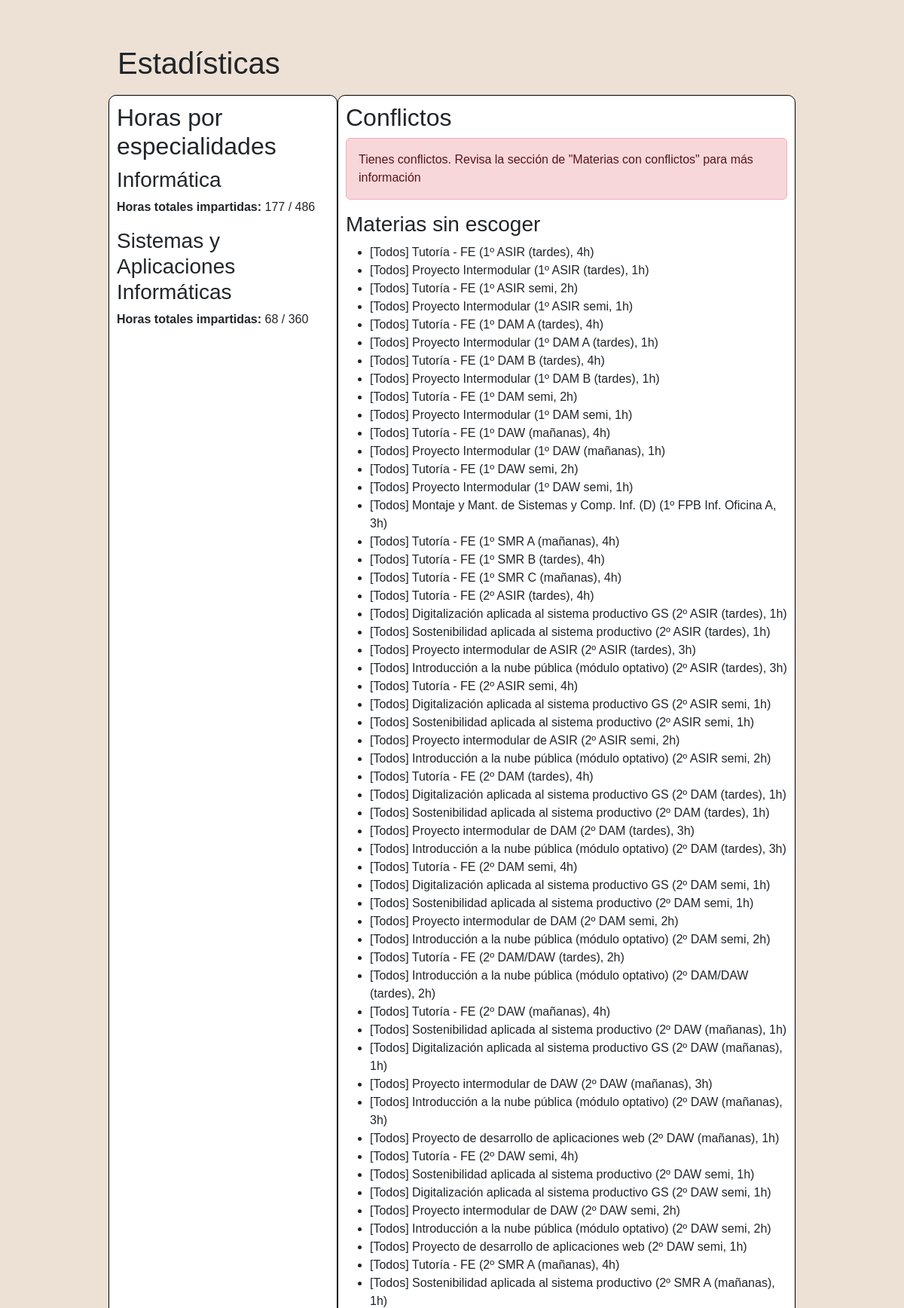
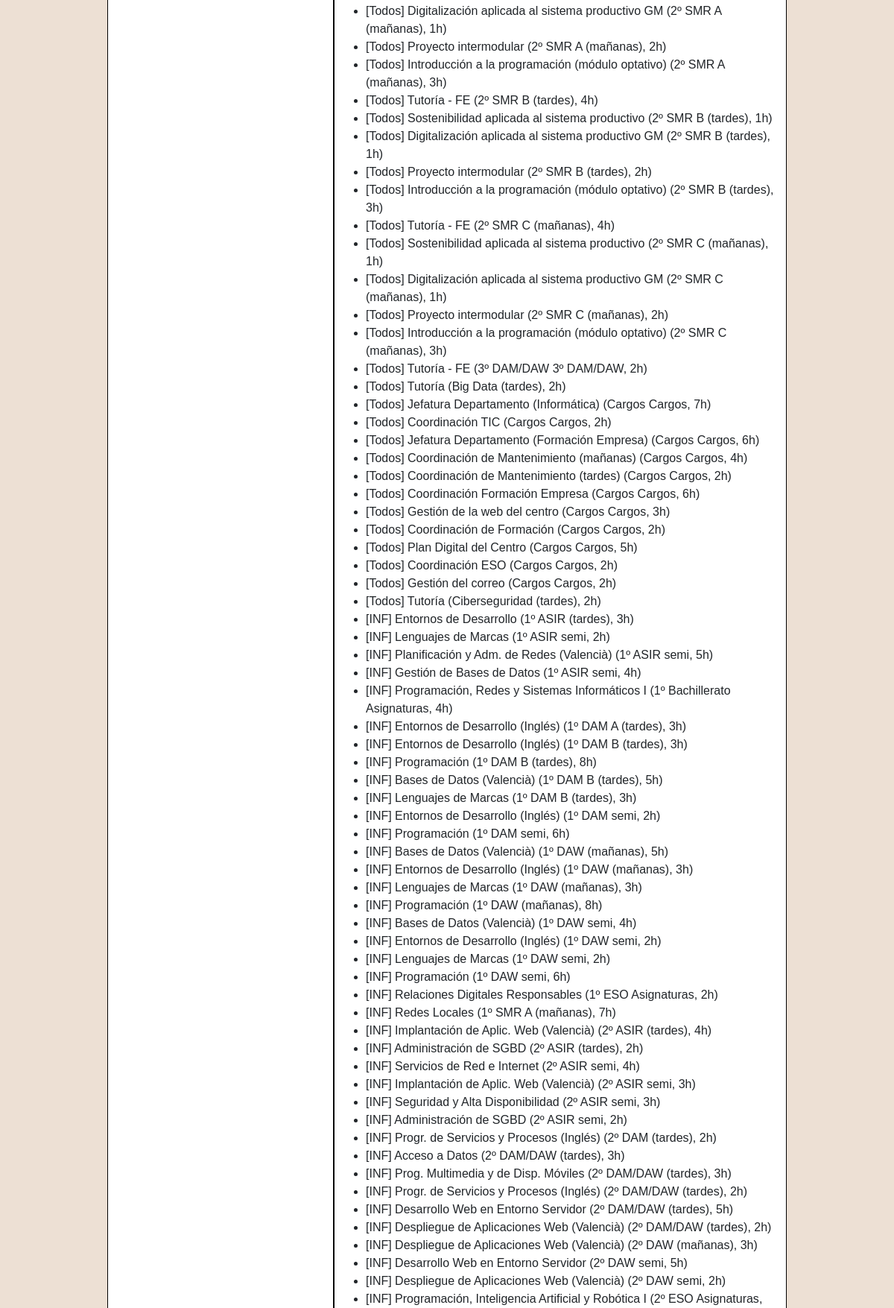
Screenshot of /v3/estadisticas.php?idEscenario=2 (signed in, upper part) with the database file from the repository (2 pictures, top to bottom).
### tables this page shows
CREATE TABLE IF NOT EXISTS `especialidades` (
  `id` varchar(3) NOT NULL,
  `descripcion` varchar(50) NOT NULL,
  `idDepartamento` int(11) NOT NULL,
  `horasTutoria` int(11) DEFAULT NULL,
  `horasIngles` int(11) DEFAULT NULL,
  `profesores` decimal(11,0) NOT NULL DEFAULT '0',
  PRIMARY KEY (`id`)
);

CREATE TABLE IF NOT EXISTS `materias_grupos` (
  `idMateria` int(11) NOT NULL,
  `idGrupo` int(11) NOT NULL,
  `cantidad` int(11) NOT NULL,
  `horas` int(11) NOT NULL,
  `horas_complementarias` int(11) NOT NULL,
  `min_num_profesores` int(11) NOT NULL,
  `max_grupos_profesor` int(11) NOT NULL,
  PRIMARY KEY (`idMateria`,`idGrupo`)
);

CREATE TABLE IF NOT EXISTS `materias` (
  `id` int(11) NOT NULL AUTO_INCREMENT,
  `nombre` varchar(100) NOT NULL,
  `idCurso` int(11) NOT NULL,
  `idDepartamento` int(11) DEFAULT NULL,
  `cantidad` int(11) NOT NULL DEFAULT '1',
  `horas` int(11) NOT NULL,
  `horas_complementarias` int(11) NOT NULL DEFAULT '0',
  `grupo` varchar(5) NOT NULL,
  `idEspecialidad` varchar(3) DEFAULT NULL,
  `computables_horas_grupo` tinyint(1) NOT NULL DEFAULT '1',
  `asignada_directiva` tinyint(4) NOT NULL DEFAULT '0',
  `min_num_profesores` int(11) NOT NULL DEFAULT '0',
  `max_grupos_profesor` int(11) NOT NULL DEFAULT '0',
  `tiene_programacion` tinyint(1) NOT NULL DEFAULT '1',
  `tipo` enum('TUTORIA','INGLES','OTRA') NOT NULL DEFAULT 'OTRA',
  `divisible` tinyint(4) NOT NULL DEFAULT '1',
  `horas_empresa` int(11) NOT NULL DEFAULT '0',
  `codigo_oficial` varchar(20) DEFAULT NULL,
  `nombre_oficial` varchar(200) DEFAULT NULL,
  `creditos_ects` int(11) DEFAULT NULL,
  `horas_anuales` int(11) DEFAULT NULL,
  PRIMARY KEY (`id`)
);

CREATE TABLE IF NOT EXISTS `grupos` (
  `id` int(11) NOT NULL AUTO_INCREMENT,
  `nombre` varchar(20) NOT NULL,
  `abreviatura` varchar(10) NOT NULL,
  `idCurso` int(11) NOT NULL,
  `orden` int(11) DEFAULT NULL,
  `mostrar` tinyint(4) NOT NULL,
  `horas_complementarias_dual` int(11) NOT NULL DEFAULT '0',
  PRIMARY KEY (`id`)
);

### v3/estadisticas.php (the view, shortened to what this page needs)
<?php
    include('includes/database.php');
    function marcaProfesor($idProfesores, $nombresProfesores)
    {
        $result = array();
        for($i = 0; $i < count($idProfesores); $i++)
        {
            if (!empty($_SESSION['idUsuario']) && $_SESSION['idUsuario'] == $idProfesores[$i])
                $result[] = '<strong>' . $nombresProfesores[$i] . '</strong>';
            else
                $result[] = $nombresProfesores[$i];
        }
        return $result;
    }
?>
<!DOCTYPE html>
<html>
    <head>
        <link href="https://cdn.jsdelivr.net/npm/bootstrap@5.3.8/dist/css/bootstrap.min.css" rel="stylesheet">
        <link rel="stylesheet" href="css/estilos.css?v=3" />
    </head>
    <body>
    <div class="panelcentral">
        <h1>Estadísticas</h1>
        <div class="row">
            <div class="panelst col-md-4" style="margin-top:10px;padding:10px">
                <h2 class="stats">Horas por especialidades</h2>
                <?php
                    $resultDepto = mysqli_query($db, "SELECT * FROM especialidades WHERE idDepartamento = " . $_SESSION['departamentoUsuario']);
                    $horas = array();
                    while ($fila = mysqli_fetch_assoc($resultDepto))
                    {
                        $horas[$fila['id']] = array('descripcion' => $fila['descripcion'], 'tutoria' => $fila['horasTutoria'], 'ingles' => $fila['horasIngles'], 'profesores' => $fila['profesores']);
                    }
                    foreach($horas as $esp => $valores)
                    {
                        $idEsp = $esp;
                        $nomEsp = $valores['descripcion'];
                        $profesores = $valores['profesores'];
                        echo '<div class="panelstats">';
                        echo "<h3>$nomEsp</h3>";
                        echo '<div>';
                        $resultAux = mysqli_query($db, "SELECT SUM(seleccion.horas) AS suma FROM profesores, seleccion WHERE profesores.id = seleccion.idProfesor AND profesores.idEspecialidad='$idEsp' AND seleccion.idEscenario=" . $_REQUEST['idEscenario'] . " AND profesores.idDepartamento=" . $_SESSION['departamentoUsuario']);
                        $fila = mysqli_fetch_assoc($resultAux);
                        echo '<p><strong>Horas totales impartidas: </strong>' . (empty($fila['suma'])?0:$fila['suma']) . ' / ' . ($profesores * HORAS_PROFESOR) . '</p>';
                        echo '</div>';
                        echo '</div>';
                    }
                ?>
            </div>
            <div class="panelst col-md-8" style="margin-top:10px;padding:10px">
                <h2>Conflictos</h2>
                <?php
                $listadoMateriasNoEscogidas = array();
                $listadoMateriasConflictos = array();
                $tienesConflictos = FALSE;
                $resultCurso = mysqli_query($db, "SELECT * FROM cursos");
                while($filaCurso = mysqli_fetch_assoc($resultCurso))
                {
                    $resultGrupo = mysqli_query($db, "SELECT * FROM grupos WHERE idCurso = " . $filaCurso['id']);
                    while($filaGrupo = mysqli_fetch_assoc($resultGrupo))
                    {
                        $resultMateria = mysqli_query($db, "SELECT materias.id, materias.nombre, materias.idEspecialidad, materias_grupos.cantidad, materias_grupos.horas, materias_grupos.min_num_profesores, materias_grupos.max_grupos_profesor, materias.divisible FROM materias, materias_grupos WHERE materias.id = materias_grupos.idMateria AND materias_grupos.cantidad > 0 AND materias_grupos.idGrupo = " . $filaGrupo['id'] . " AND materias.idDepartamento = " . $_SESSION['departamentoUsuario']);
                        while($filaMateria = mysqli_fetch_assoc($resultMateria))
                        {
                            $especialidad = isset($filaMateria['idEspecialidad'])?$filaMateria['idEspecialidad']:'';
                            $datosMateria = $filaMateria['nombre'] . " (" . $filaCurso['nombre'] . " " . $filaGrupo['nombre'] . ")";
                            $arrayMateria = array("nombre" => $filaMateria['nombre'], "curso" => $filaCurso['nombre'], "grupo" => $filaGrupo['nombre'], "horas" => $filaMateria['horas'], "especialidad" => $especialidad);
                            $resultAux = mysqli_query($db, "SELECT seleccion.*, profesores.id AS profId, profesores.nombre AS profNombre FROM seleccion, profesores WHERE seleccion.idProfesor = profesores.id AND idMateria = " . $filaMateria['id'] . " AND idGrupo = " . $filaGrupo['id']  . " AND seleccion.idEscenario=" . $_REQUEST['idEscenario']);
                            $totalPeticiones = mysqli_num_rows($resultAux);
                            if($totalPeticiones == 0)
                            {
                                $listadoMateriasNoEscogidas[] = $arrayMateria;
                            }
                            else
                            {
                                $sumHoras = 0;
                                $idProfesores = array();
                                $nombresProfesores = array();
                                while($filaAux = mysqli_fetch_assoc($resultAux))
                                {
                                    $idProfesores[] = $filaAux['profId'];
                                    $nombresProfesores[] = $filaAux['profNombre'];
                                    $sumHoras += $filaAux['horas'];
                                }
                                if(!$filaMateria['divisible'] && $totalPeticiones > $filaMateria['cantidad'])
                                {
                                    $listadoMateriasConflictos[] = $datosMateria . " no es divisible y tiene más peticiones de las permitidas";
                                    if (!empty($_SESSION['idUsuario']) && in_array($_SESSION['idUsuario'], $idProfesores))
                                    {
                                        $tienesConflictos = TRUE;
                                    }
                                }
                                else if($sumHoras > $filaMateria['horas'] * $filaMateria['cantidad'])
                                {
                                    $listadoMateriasConflictos[] = $datosMateria . " tiene demasiadas peticiones ($totalPeticiones): " . implode(', ', marcaProfesor($idProfesores, $nombresProfesores));
                                    if (!empty($_SESSION['idUsuario']) && in_array($_SESSION['idUsuario'], $idProfesores))
                                    {
                                        $tienesConflictos = TRUE;
                                    }
                                }
                                else if($sumHoras < $filaMateria['horas'] * $filaMateria['cantidad'])
                                {
                                    $listadoMateriasNoEscogidas[] = $arrayMateria;
                                    $listadoMateriasConflictos[] = $datosMateria . " tiene pocas peticiones ($totalPeticiones)";
                                }
                            }
                        }
                    }
                }
                if (!empty($_SESSION['nombreUsuario']) && $_SESSION['rol'] != 'admin')
                {
                    if ($tienesConflictos)
                        echo '<div class="alert alert-danger">Tienes conflictos. Revisa la sección de "Materias con conflictos" para más información</div>';
                    else
                        echo '<div class="alert alert-success">No tienes conflictos</div>';
                }
                ?>
                <h3>Materias sin escoger</h3>
                <?php
                    if (count($listadoMateriasNoEscogidas) == 0)
                        echo '<p>No hay materias sin escoger.</p>';
                    else
                    {
                        usort($listadoMateriasNoEscogidas, function($a, $b) {
                            $cmp = strcmp($a['especialidad'], $b['especialidad']);
                            if ($cmp === 0) {
                                return strcmp($a['curso'] . ' ' . $a['grupo'], $b['curso'] . ' ' . $b['grupo']);
                            }
                            return $cmp;
                        });
                        echo '<ul>';
                        foreach($listadoMateriasNoEscogidas as $materia)
                        {
                            $especialidad = $materia['especialidad'];
                            if ($materia['especialidad'] == '')
                                $especialidad = 'Todos';
                            echo "<li>[" . $especialidad . "] " .  $materia['nombre'] . " (" . $materia['curso'] . " " . $materia['grupo'] . ", " . $materia['horas'] . "h)";
                        }
                        echo '</ul>';
                    }
                ?>
            </div>
        </div>
    </div>
    </body>
</html>

### v4/frontend/css/estilos.css (style rules this page uses)
body { font-family: arial; background-color: #ede0d4; }
.panelcentral { margin: 5% 13%; }
.panelst { background-color: white; border: 1px solid black; border-radius: 10px; }

### rows the page displays
especialidades: descripcion "Informática", suma "177", $profesores*HORAS_PROFESOR "486"
especialidades: descripcion "Sistemas y Aplicaciones Informáticas", suma "68", $profesores*HORAS_PROFESOR "360"
materias_grupos: idMateria.idEspecialidad "Todos", idMateria.nombre "Montaje y Mant. de Sistemas y Comp. Inf. (D)", curso "1º FPB Inf. Oficina", grupo "A", horas "3"
grupos: especialidad "Todos", nombre "Digitalización aplicada al sistema productivo GS", curso "2º ASIR", nombre "(tardes)", horas "1", nombre "Sostenibilidad aplicada al sistema productivo", curso "2º DAM"
materias_grupos: idMateria.idEspecialidad "Todos", idMateria.nombre "Proyecto intermodular de ASIR", curso "2º ASIR", grupo "(tardes)", horas "3"
grupos: especialidad "Todos", nombre "Digitalización aplicada al sistema productivo GS", curso "2º ASIR", nombre "semi", mostrar "1", nombre "Sostenibilidad aplicada al sistema productivo", curso "2º DAM", curso "2º DAW", nombre "Proyecto de desarrollo de aplicaciones web"
materias_grupos: idMateria.idEspecialidad "Todos", idMateria.nombre "Proyecto intermodular de DAM", curso "2º DAM", grupo "(tardes)", horas "3"
grupos: especialidad "Todos", nombre "Proyecto intermodular de DAM", curso "2º DAM", nombre "semi", orden "2", nombre "Proyecto intermodular de DAW", curso "2º DAW"
materias_grupos: idMateria.idEspecialidad "Todos", idMateria.nombre "Proyecto intermodular de DAW", curso "2º DAW", grupo "(mañanas)", horas "3"
grupos: especialidad "Todos", nombre "Sostenibilidad aplicada al sistema productivo", curso "2º SMR", nombre "A (mañanas)", horas "1", nombre "Digitalización aplicada al sistema productivo GM"
materias_grupos: idMateria.idEspecialidad "Todos", idMateria.nombre "Proyecto intermodular", curso "2º SMR", grupo "A (mañanas)", horas "2", grupo "C (mañanas)"
materias_grupos: idMateria.idEspecialidad "Todos", idMateria.nombre "Introducción a la programación (módulo optativo)", curso "2º SMR", grupo "A (mañanas)", horas "3", grupo "B (tardes)", grupo "C (mañanas)"
grupos: especialidad "Todos", nombre "Sostenibilidad aplicada al sistema productivo", curso "2º SMR", nombre "C (mañanas)", horas "1", nombre "Digitalización aplicada al sistema productivo GM"
grupos: especialidad "Todos", nombre "Tutoría", curso "Big Data", nombre "(tardes)", id "2", nombre "Tutorí­a", curso "Ciberseguridad"
materias_grupos: idMateria.idEspecialidad "INF", idMateria.nombre "Entornos de Desarrollo", curso "1º ASIR", grupo "(tardes)", horas "3"
materias_grupos: idMateria.idEspecialidad "INF", idMateria.nombre "Planificación y Adm. de Redes (Valencià)", curso "1º ASIR", grupo "semi", horas "5"
materias_grupos: idMateria.idEspecialidad "INF", idMateria.nombre "Gestión de Bases de Datos", curso "1º ASIR", grupo "semi", horas "4"
materias_grupos: idMateria.idEspecialidad "INF", idMateria.nombre "Programación, Redes y Sistemas Informáticos I", curso "1º Bachillerato", grupo "Asignaturas", horas "4"
materias_grupos: idMateria.idEspecialidad "INF", idMateria.nombre "Entornos de Desarrollo (Inglés)", curso "1º DAM", grupo "A (tardes)", horas "3", grupo "B (tardes)", curso "1º DAW", grupo "(mañanas)"
materias_grupos: idMateria.idEspecialidad "INF", idMateria.nombre "Programación", curso "1º DAM", grupo "B (tardes)", horas "8", curso "1º DAW", grupo "(mañanas)"
materias_grupos: idMateria.idEspecialidad "INF", idMateria.nombre "Programación", curso "1º DAM", grupo "semi", horas "6", curso "1º DAW"
materias_grupos: idMateria.idEspecialidad "INF", idMateria.nombre "Bases de Datos (Valencià)", curso "1º DAW", grupo "semi", horas "4"
materias_grupos: idMateria.idEspecialidad "INF", idMateria.nombre "Relaciones Digitales Responsables", curso "1º ESO", grupo "Asignaturas", horas "2"
materias_grupos: idMateria.idEspecialidad "INF", idMateria.nombre "Redes Locales", curso "1º SMR", grupo "A (mañanas)", horas "7"
materias_grupos: idMateria.idEspecialidad "INF", idMateria.nombre "Implantación de Aplic. Web (Valencià)", curso "2º ASIR", grupo "(tardes)", horas "4"
materias_grupos: idMateria.idEspecialidad "INF", idMateria.nombre "Administración de SGBD", curso "2º ASIR", grupo "(tardes)", horas "2", grupo "semi"
materias_grupos: idMateria.idEspecialidad "INF", idMateria.nombre "Servicios de Red e Internet", curso "2º ASIR", grupo "semi", horas "4"
materias_grupos: idMateria.idEspecialidad "INF", idMateria.nombre "Implantación de Aplic. Web (Valencià)", curso "2º ASIR", grupo "semi", horas "3"
materias_grupos: idMateria.idEspecialidad "INF", idMateria.nombre "Seguridad y Alta Disponibilidad", curso "2º ASIR", grupo "semi", horas "3"
materias_grupos: idMateria.idEspecialidad "INF", idMateria.nombre "Progr. de Servicios y Procesos (Inglés)", curso "2º DAM", grupo "(tardes)", horas "2", curso "2º DAM/DAW"
materias_grupos: idMateria.idEspecialidad "INF", idMateria.nombre "Acceso a Datos", curso "2º DAM/DAW", grupo "(tardes)", horas "3"
materias_grupos: idMateria.idEspecialidad "INF", idMateria.nombre "Prog. Multimedia y de Disp. Móviles", curso "2º DAM/DAW", grupo "(tardes)", horas "3"
materias_grupos: idMateria.idEspecialidad "INF", idMateria.nombre "Desarrollo Web en Entorno Servidor", curso "2º DAM/DAW", grupo "(tardes)", horas "5", curso "2º DAW", grupo "semi"
materias_grupos: idMateria.idEspecialidad "INF", idMateria.nombre "Despliegue de Aplicaciones Web (Valencià)", curso "2º DAW", grupo "(mañanas)", horas "3"

### other values shown
$especialidad "Todos"
$materia['nombre'] "Tutoría - FE"
$materia['curso'] "1º ASIR"
$materia['grupo'] "(tardes)"
$materia['horas'] "4"
$materia['nombre'] "Proyecto Intermodular"
$materia['horas'] "1"
$materia['grupo'] "semi"
$materia['horas'] "2"
$materia['nombre'] "Tutorí­a - FE"
$materia['curso'] "1º DAM"
$materia['grupo'] "A (tardes)"
$materia['grupo'] "B (tardes)"
$materia['curso'] "1º DAW"
$materia['grupo'] "(mañanas)"
